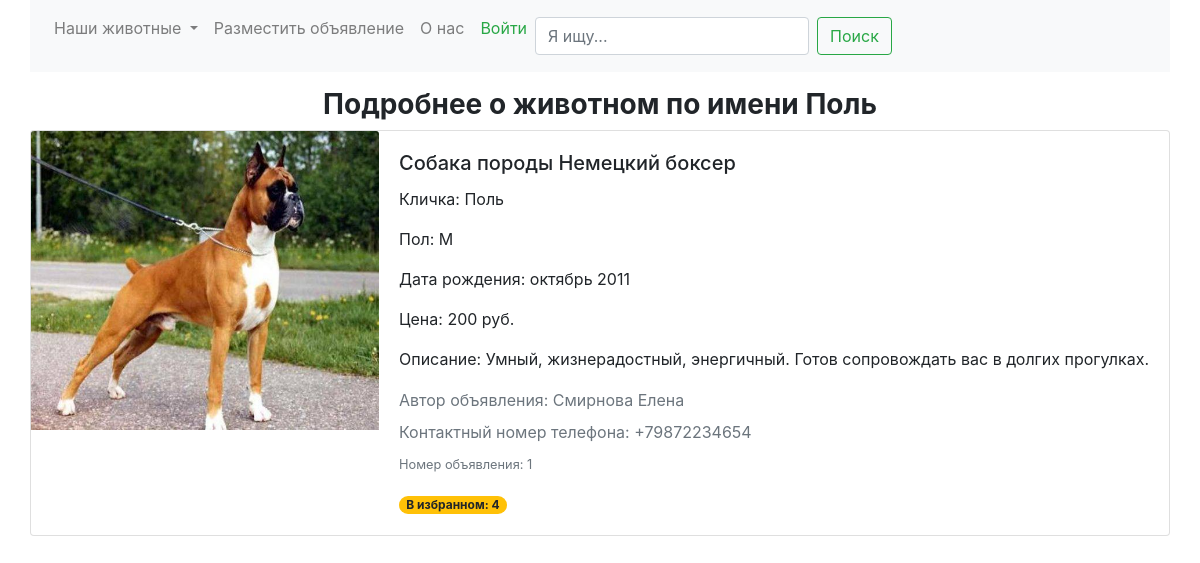
The page /details/1 on the database its author committed.
### tables this page shows
CREATE TABLE pets (
            ad_id INTEGER PRIMARY KEY AUTOINCREMENT
          , category TEXT NOT NULL
          , category_lowercased TEXT NOT NULL
          , breed TEXT
          , breed_lowercased TEXT
          , gender TEXT
          , birthdate TEXT
          , name TEXT
          , name_lowercased TEXT
          , price INTEGER NOT NULL
          , photo TEXT
          , description TEXT
          , author_id INTEGER NOT NULL
          , FOREIGN KEY (author_id) REFERENCES users (id)
        );

CREATE TABLE users (
            id INTEGER PRIMARY KEY AUTOINCREMENT
          , login TEXT NOT NULL UNIQUE 
          , password TEXT NOT NULL
          , surname TEXT NOT NULL
          , name TEXT NOT NULL
          , phone_number INTEGER NOT NULL
        );

### app/main.py (the view)
    @app.route("/details/<ad_id>", methods=('GET', 'POST'))
    def details(ad_id):
        favor = -1
        counting_favor = db.counting_favorites(db.open_db(db_url), ad_id)
        if 'id' in session and session['id'] is not None:
            user_login = session['login']
            user = session['id']
            is_favor = db.is_favorites(db.open_db(db_url), ad_id, user)
            empty = []
            if is_favor == empty:
                favor = 0
            else:
                favor = 1
        else:
            user_login = 0
        search_by_ad_id_result = db.search_by_ad_id(db.open_db(db_url), ad_id)
        return render_template('details.html', pet=search_by_ad_id_result, user_login=user_login, favor=favor,
                               counting_favor=counting_favor)

### app/db.py (called while the page is built)
def open_db(url):
    connection = sqlite3.connect(url)
    connection.row_factory = sqlite3.Row
    return connection

def search_by_ad_id(connection, ad_id):
    with connection:
        cursor = connection.cursor()
        result = cursor.execute("""
        SELECT p.ad_id
             , p.category
             , p.breed
             , p.gender
             , p.birthdate
             , p.name
             , p.price
             , p.photo
             , p.description
             , p.author_id
             , u.surname
             , u.name author_name
             , u.phone_number
          FROM pets p
     LEFT JOIN users u
            ON p.author_id = u.id
         WHERE p.ad_id = :ad_id""", {'ad_id': ad_id}).fetchone()
        return result

def counting_favorites(connection, ad):
    with connection:
        cursor = connection.cursor()
        result = cursor.execute("""
       SELECT ad, COUNT(user) number_users
         FROM favourites
         WHERE ad = :ad
     GROUP BY ad""", {'ad': ad}).fetchone()
        return result

### app/templates/details.html (shortened to what this page needs)
{% extends "base.html" %}
{% block body %}
    <p class="h3 text-center font-weight-bold">Подробнее о животном по имени {{ pet.name }}</p>
<div class="card mb" style="max-width:100%;">
  <div class="row no-gutters">
    <div class="col-md">
        {% if pet.photo %}
      <img src="/static/{{ pet.photo }}" class="card-img-top" alt="{{ pet.category }} {{ pet.name }}"  width="345"
height="299">
        {% else %}
      <img src="/static/7.jpg" class="card-img-top" alt="{{ pet.category }} {{ pet.name }}"  width="300"
height="260">
        {% endif %}
    </div>
    <div class="col-md-8-center">
      <div class="card-body">
        <h5 class="card-title">{{ pet.category }} породы {{ pet.breed }}</h5>
        <p class="card-text">Кличка: {{ pet.name }}</p>
        <p class="card-text">Пол: {{ pet.gender }}</p>
        <p class="card-text">Дата рождения:
          {% if pet.birthdate == None %}
          нет информации
          {% elif pet.birthdate[:-4] == '1.' or pet.birthdate[:-4] == '01.' %}
          январь {{pet.birthdate[-4:]}}
          {% elif pet.birthdate[:-4] == '2.' or pet.birthdate[:-4] == '02.' %}
          февраль {{pet.birthdate[-4:]}}
          {% elif pet.birthdate[:-4] == '3.' or pet.birthdate[:-4] == '03.' %}
          март {{pet.birthdate[-4:]}}
          {% elif pet.birthdate[:-4] == '4.' or pet.birthdate[:-4] == '04.' %}
          апрель {{pet.birthdate[-4:]}}
          {% elif pet.birthdate[:-4] == '5.' or pet.birthdate[:-4] == '05.' %}
          май {{pet.birthdate[-4:]}}
          {% elif pet.birthdate[:-4] == '6.' or pet.birthdate[:-4] == '06.' %}
          июнь {{pet.birthdate[-4:]}}
          {% elif pet.birthdate[:-4] == '7.' or pet.birthdate[:-4] == '07.' %}
          июль {{pet.birthdate[-4:]}}
          {% elif pet.birthdate[:-4] == '8.' or pet.birthdate[:-4] == '08.' %}
          август {{pet.birthdate[-4:]}}
          {% elif pet.birthdate[:-4] == '9.' or pet.birthdate[:-4] == '09.' %}
          сентябрь {{pet.birthdate[-4:]}}
          {% elif pet.birthdate[:-4] == '10.' %}
          октябрь {{pet.birthdate[-4:]}}
          {% elif pet.birthdate[:-4] == '11.' %}
          ноябрь {{pet.birthdate[-4:]}}
          {% elif pet.birthdate[:-4] == '12.' %}
          декабрь {{pet.birthdate[-4:]}}
          {% else %}
          {{ pet.birthdate }}
          {% endif %}
        </p>
        <p class="card-text">Цена: {{ pet.price }} руб.</p>
        <p class="card-text">Описание: {{ pet.description }} </p>
        <h5 class="card-text"><small class="text-muted">Автор объявления: {{ pet.surname }} {{ pet.author_name }} </small></h5>
        <h5 class="card-text"><small class="text-muted">Контактный номер телефона: +{{ pet.phone_number }}</small> </h5>
        <p class="card-text"><small class="text-muted">Номер объявления: {{ pet.ad_id }} </small></p>
<form action="{{ url_for('fav', ad_id=pet.ad_id) }}" method="post">
  {% if favor == 0  %}
  <button type="submit" class="btn btn-primary btn-sm">
  Добавить в избранное <span class="badge badge-warning">{{ counting_favor.number_users }}</span>
  <span class="sr-only">количество добавлений в избранное</span>
</button>
  {% elif favor == 1 %}
  <button type="submit" class="btn btn-primary btn-sm">
  Удалить из избранного <span class="badge badge-warning">{{ counting_favor.number_users }}</span>
  <span class="sr-only">Количество добавлений в избранное</span>
</button>
    {% elif favor == -1 %}
<span class="badge badge-pill badge-warning">В избранном:   {{ counting_favor.number_users }}</span>
  {% endif %}
</form>
      </div>
    </div>
  </div>
</div>
         {% endblock %}

### app/templates/base.html (shortened to what this page needs)
<!doctype html>
<html lang="en">
{% set active_index = active_index|default('index') -%}
<head>
    <link rel="stylesheet" href="https://stackpath.bootstrapcdn.com/bootstrap/4.3.1/css/bootstrap.min.css"
>
</head>
<body>
<div class="container">
<div class="row">
    <div class="col-sm-15">
   <nav class="navbar navbar-expand-lg navbar-light bg-light">
     <div class="collapse navbar-collapse" id="navbarNavDropdown">
         <ul class="navbar-nav">
               <li class="nav-item dropdown">
            <a class="nav-link dropdown-toggle" href="{{ url_for('all_pets') }}" id="navbarDropdownMenuLink" data-toggle="dropdown" aria-haspopup="true" aria-expanded="false">
              Наши животные
            </a>
          </li>
            <li class="nav-item">
                <a href="{{ url_for('new_pet') }}" class="nav-link">
                    {% if active_index == 'new_pet' %}
                    <h4> Разместить объявление </h4>
                    {% else %}
                    Разместить объявление
                    {% endif %}
                </a>
            </li>
             <li class="nav-item">
                <a href="{{ url_for('about') }}" class="nav-link">
                    О нас
                </a>
            </li>
            <li class="nav-item">
                 {% if user_login == 0 %}
                <a href="{{ url_for('login') }}" class="nav-link">
                    <p class="text-success">Войти</p></a>
                 {% else %}
                <a href="{{ url_for('account') }}" class="nav-link">
                    <h5 class="text-danger"> {{ user_login }}</h5></a>
                    {% endif %}
            </li>
        </ul>
        <form class="form-inline my-2 my-lg-0" action="{{ url_for('search', search=search) }}">
            <input class="form-control mr-sm-2" name="search" placeholder="Я ищу..." aria-label="Search"
                   value="{{ search }}">
            <button class="btn btn-outline-success my-2 my-sm-0" type="submit">Поиск</button>
        </form>
    </div>
</nav>
        {% block body %}
       {% endblock %}
                </div>
            </div>
        </div>
    </body>
</html>

### rows shown on the page
pets: name "Поль", photo (picture), category "Собака", breed "Немецкий боксер", gender "М", birthdate "2011", price "200", description "Умный, жизнерадостный, энергичный. Готов сопровождать вас в долгих прогулках.", ad_id "1"
users: surname "Смирнова", author_name "Елена", phone_number "79872234654"

### other values the page prints
{{ counting_favor.number_users }} "4"
